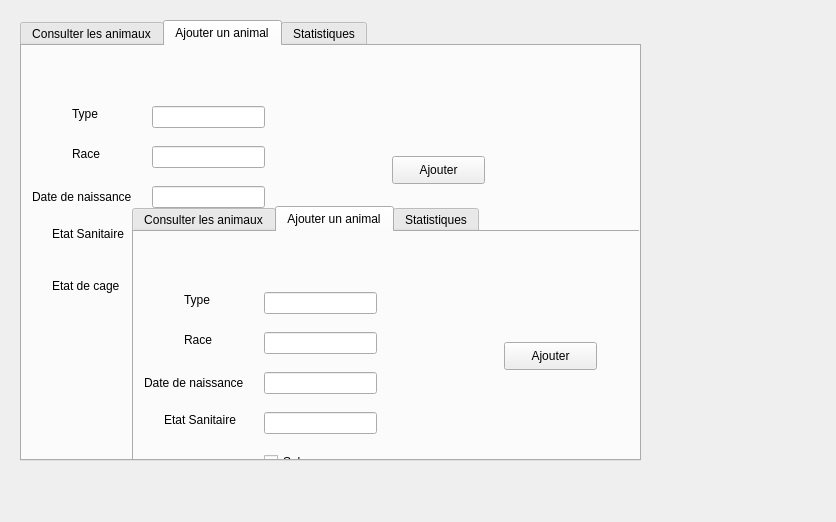
<?xml version="1.0" encoding="UTF-8"?>
<ui version="4.0">
 <class>Dialog</class>
 <widget class="QDialog" name="Dialog">
  <property name="geometry">
   <rect>
    <x>0</x>
    <y>0</y>
    <width>836</width>
    <height>522</height>
   </rect>
  </property>
  <property name="windowTitle">
   <string>Dialog</string>
  </property>
  <widget class="QTabWidget" name="tabWidget">
   <property name="geometry">
    <rect>
     <x>20</x>
     <y>20</y>
     <width>621</width>
     <height>441</height>
    </rect>
   </property>
   <property name="currentIndex">
    <number>1</number>
   </property>
   <widget class="QWidget" name="tab_3">
    <attribute name="title">
     <string>Consulter les animaux</string>
    </attribute>
    <widget class="QPushButton" name="pushButton_2">
     <property name="geometry">
      <rect>
       <x>30</x>
       <y>20</y>
       <width>93</width>
       <height>28</height>
      </rect>
     </property>
     <property name="text">
      <string>Ajouter </string>
     </property>
    </widget>
    <widget class="QPushButton" name="pushButton_3">
     <property name="geometry">
      <rect>
       <x>130</x>
       <y>20</y>
       <width>93</width>
       <height>28</height>
      </rect>
     </property>
     <property name="text">
      <string>Trier</string>
     </property>
    </widget>
    <widget class="QPushButton" name="pushButton_4">
     <property name="geometry">
      <rect>
       <x>230</x>
       <y>20</y>
       <width>93</width>
       <height>28</height>
      </rect>
     </property>
     <property name="text">
      <string>Chercher</string>
     </property>
    </widget>
    <widget class="QPushButton" name="pushButton_5">
     <property name="geometry">
      <rect>
       <x>330</x>
       <y>20</y>
       <width>81</width>
       <height>28</height>
      </rect>
     </property>
     <property name="text">
      <string>Supprimer</string>
     </property>
    </widget>
    <widget class="QUndoView" name="undoView">
     <property name="geometry">
      <rect>
       <x>30</x>
       <y>90</y>
       <width>391</width>
       <height>261</height>
      </rect>
     </property>
    </widget>
   </widget>
   <widget class="QWidget" name="tab">
    <attribute name="title">
     <string>Ajouter un animal</string>
    </attribute>
    <widget class="QLabel" name="label">
     <property name="geometry">
      <rect>
       <x>50</x>
       <y>60</y>
       <width>56</width>
       <height>16</height>
      </rect>
     </property>
     <property name="text">
      <string>Type</string>
     </property>
    </widget>
    <widget class="QLabel" name="label_2">
     <property name="geometry">
      <rect>
       <x>50</x>
       <y>100</y>
       <width>56</width>
       <height>16</height>
      </rect>
     </property>
     <property name="text">
      <string>Race</string>
     </property>
    </widget>
    <widget class="QLineEdit" name="lineEdit">
     <property name="geometry">
      <rect>
       <x>130</x>
       <y>60</y>
       <width>113</width>
       <height>22</height>
      </rect>
     </property>
    </widget>
    <widget class="QLineEdit" name="lineEdit_2">
     <property name="geometry">
      <rect>
       <x>130</x>
       <y>100</y>
       <width>113</width>
       <height>22</height>
      </rect>
     </property>
    </widget>
    <widget class="QPushButton" name="pushButton">
     <property name="geometry">
      <rect>
       <x>370</x>
       <y>110</y>
       <width>93</width>
       <height>28</height>
      </rect>
     </property>
     <property name="text">
      <string>Ajouter</string>
     </property>
    </widget>
    <widget class="QLabel" name="label_3">
     <property name="geometry">
      <rect>
       <x>10</x>
       <y>130</y>
       <width>111</width>
       <height>41</height>
      </rect>
     </property>
     <property name="text">
      <string>Date de naissance</string>
     </property>
    </widget>
    <widget class="QLineEdit" name="lineEdit_3">
     <property name="geometry">
      <rect>
       <x>130</x>
       <y>140</y>
       <width>113</width>
       <height>22</height>
      </rect>
     </property>
    </widget>
    <widget class="QLineEdit" name="lineEdit_4">
     <property name="geometry">
      <rect>
       <x>130</x>
       <y>180</y>
       <width>113</width>
       <height>22</height>
      </rect>
     </property>
    </widget>
    <widget class="QLabel" name="label_4">
     <property name="geometry">
      <rect>
       <x>30</x>
       <y>180</y>
       <width>81</width>
       <height>16</height>
      </rect>
     </property>
     <property name="text">
      <string>Etat Sanitaire</string>
     </property>
    </widget>
    <widget class="QLabel" name="label_5">
     <property name="geometry">
      <rect>
       <x>30</x>
       <y>230</y>
       <width>91</width>
       <height>20</height>
      </rect>
     </property>
     <property name="text">
      <string>Etat de cage</string>
     </property>
    </widget>
    <widget class="QCheckBox" name="checkBox">
     <property name="geometry">
      <rect>
       <x>130</x>
       <y>220</y>
       <width>83</width>
       <height>20</height>
      </rect>
     </property>
     <property name="text">
      <string>Sale</string>
     </property>
    </widget>
    <widget class="QCheckBox" name="checkBox_2">
     <property name="geometry">
      <rect>
       <x>130</x>
       <y>240</y>
       <width>83</width>
       <height>20</height>
      </rect>
     </property>
     <property name="text">
      <string>Propre</string>
     </property>
    </widget>
    <widget class="QTabWidget" name="tabWidget_2">
     <property name="geometry">
      <rect>
       <x>110</x>
       <y>160</y>
       <width>621</width>
       <height>441</height>
      </rect>
     </property>
     <property name="currentIndex">
      <number>1</number>
     </property>
     <widget class="QWidget" name="tab_4">
      <attribute name="title">
       <string>Consulter les animaux</string>
      </attribute>
      <widget class="QPushButton" name="pushButton_6">
       <property name="geometry">
        <rect>
         <x>30</x>
         <y>20</y>
         <width>93</width>
         <height>28</height>
        </rect>
       </property>
       <property name="text">
        <string>Ajouter </string>
       </property>
      </widget>
      <widget class="QPushButton" name="pushButton_7">
       <property name="geometry">
        <rect>
         <x>130</x>
         <y>20</y>
         <width>93</width>
         <height>28</height>
        </rect>
       </property>
       <property name="text">
        <string>Trier</string>
       </property>
      </widget>
      <widget class="QPushButton" name="pushButton_8">
       <property name="geometry">
        <rect>
         <x>230</x>
         <y>20</y>
         <width>93</width>
         <height>28</height>
        </rect>
       </property>
       <property name="text">
        <string>Chercher</string>
       </property>
      </widget>
      <widget class="QPushButton" name="pushButton_9">
       <property name="geometry">
        <rect>
         <x>330</x>
         <y>20</y>
         <width>81</width>
         <height>28</height>
        </rect>
       </property>
       <property name="text">
        <string>Supprimer</string>
       </property>
      </widget>
      <widget class="QUndoView" name="undoView_2">
       <property name="geometry">
        <rect>
         <x>30</x>
         <y>90</y>
         <width>391</width>
         <height>261</height>
        </rect>
       </property>
      </widget>
     </widget>
     <widget class="QWidget" name="tab_5">
      <attribute name="title">
       <string>Ajouter un animal</string>
      </attribute>
      <widget class="QLabel" name="label_6">
       <property name="geometry">
        <rect>
         <x>50</x>
         <y>60</y>
         <width>56</width>
         <height>16</height>
        </rect>
       </property>
       <property name="text">
        <string>Type</string>
       </property>
      </widget>
      <widget class="QLabel" name="label_7">
       <property name="geometry">
        <rect>
         <x>50</x>
         <y>100</y>
         <width>56</width>
         <height>16</height>
        </rect>
       </property>
       <property name="text">
        <string>Race</string>
       </property>
      </widget>
      <widget class="QLineEdit" name="lineEdit_5">
       <property name="geometry">
        <rect>
         <x>130</x>
         <y>60</y>
         <width>113</width>
         <height>22</height>
        </rect>
       </property>
      </widget>
      <widget class="QLineEdit" name="lineEdit_6">
       <property name="geometry">
        <rect>
         <x>130</x>
         <y>100</y>
         <width>113</width>
         <height>22</height>
        </rect>
       </property>
      </widget>
      <widget class="QPushButton" name="pushButton_10">
       <property name="geometry">
        <rect>
         <x>370</x>
         <y>110</y>
         <width>93</width>
         <height>28</height>
        </rect>
       </property>
       <property name="text">
        <string>Ajouter</string>
       </property>
      </widget>
      <widget class="QLabel" name="label_8">
       <property name="geometry">
        <rect>
         <x>10</x>
         <y>130</y>
         <width>111</width>
         <height>41</height>
        </rect>
       </property>
       <property name="text">
        <string>Date de naissance</string>
       </property>
      </widget>
      <widget class="QLineEdit" name="lineEdit_7">
       <property name="geometry">
        <rect>
         <x>130</x>
         <y>140</y>
         <width>113</width>
         <height>22</height>
        </rect>
       </property>
      </widget>
      <widget class="QLineEdit" name="lineEdit_8">
       <property name="geometry">
        <rect>
         <x>130</x>
         <y>180</y>
         <width>113</width>
         <height>22</height>
        </rect>
       </property>
      </widget>
      <widget class="QLabel" name="label_9">
       <property name="geometry">
        <rect>
         <x>30</x>
         <y>180</y>
         <width>81</width>
         <height>16</height>
        </rect>
       </property>
       <property name="text">
        <string>Etat Sanitaire</string>
       </property>
      </widget>
      <widget class="QLabel" name="label_10">
       <property name="geometry">
        <rect>
         <x>30</x>
         <y>230</y>
         <width>91</width>
         <height>20</height>
        </rect>
       </property>
       <property name="text">
        <string>Etat de cage</string>
       </property>
      </widget>
      <widget class="QCheckBox" name="checkBox_3">
       <property name="geometry">
        <rect>
         <x>130</x>
         <y>220</y>
         <width>83</width>
         <height>20</height>
        </rect>
       </property>
       <property name="text">
        <string>Sale</string>
       </property>
      </widget>
      <widget class="QCheckBox" name="checkBox_4">
       <property name="geometry">
        <rect>
         <x>130</x>
         <y>240</y>
         <width>83</width>
         <height>20</height>
        </rect>
       </property>
       <property name="text">
        <string>Propre</string>
       </property>
      </widget>
     </widget>
     <widget class="QWidget" name="tab_6">
      <attribute name="title">
       <string>Statistiques</string>
      </attribute>
      <widget class="QGraphicsView" name="graphicsView_2">
       <property name="geometry">
        <rect>
         <x>90</x>
         <y>90</y>
         <width>256</width>
         <height>192</height>
        </rect>
       </property>
      </widget>
     </widget>
    </widget>
   </widget>
   <widget class="QWidget" name="tab_2">
    <attribute name="title">
     <string>Statistiques</string>
    </attribute>
    <widget class="QGraphicsView" name="graphicsView">
     <property name="geometry">
      <rect>
       <x>90</x>
       <y>90</y>
       <width>256</width>
       <height>192</height>
      </rect>
     </property>
    </widget>
   </widget>
  </widget>
 </widget>
 <resources/>
 <connections/>
</ui>
